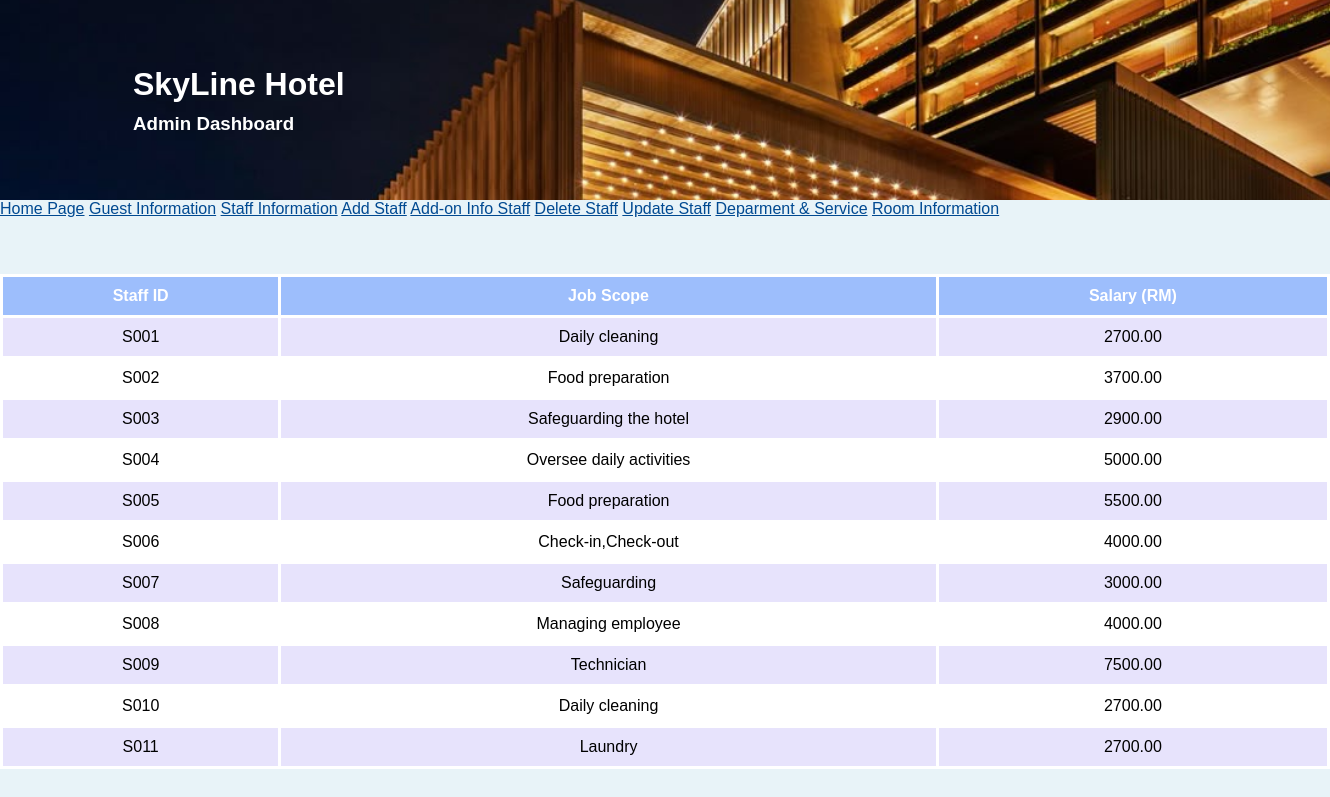
The app's page /service.php with its own data.
### tables this page shows
CREATE TABLE `service` (
  `StaffID` varchar(4) NOT NULL,
  `Scope` varchar(30) NOT NULL,
  `Salary` decimal(10,2) NOT NULL
);

### service.php (the view, shortened to what this page needs)
<!DOCTYPE html>
<html>
<head>
</head>
<?php
include 'index.php';
$sql = "SELECT * FROM service";
$result = $conn->query($sql);
if ($result->num_rows > 0) {
 echo "<table border='1'>
		<tr>
			<th>Staff ID</th>
			<th>Job Scope</th>
			<th>Salary (RM)</th>
		</tr>";
    while($row = $result->fetch_assoc()) {
        echo "<tr>
			<td> ". $row["StaffID"]. "</td>
			<td> ". $row["Scope"]. " </td>
			<td> ". $row["Salary"]. "</td>
	     </tr>";
    }
} else {
    echo "0 results";
}
?>
</body>
</html>

### style.css (style rules this page uses)
body { margin: 0; font-family: Arial, sans-serif; background-color: #e8f3f8; }
table { width: 100%; border-collapse: collapse; margin: 20px 0; font-size: 16px; text-align: center; }
table th { background-color: #9dbefc; color: #fff; padding: 10px; border: 3px solid #ffffff; }
table td { padding: 10px; border: 3px solid #ffffff; }
table tr:nth-child(even) { background-color: #e7e3fc; }
table tr:nth-child(odd) { background-color: #ffffff; }

### records on screen
service: StaffID "S001", Scope "Daily cleaning", Salary "2700.00"
service: StaffID "S002", Scope "Food preparation", Salary "3700.00"
service: StaffID "S003", Scope "Safeguarding the hotel", Salary "2900.00"
service: StaffID "S004", Scope "Oversee daily activities", Salary "5000.00"
service: StaffID "S005", Scope "Food preparation", Salary "5500.00"
service: StaffID "S006", Scope "Check-in,Check-out", Salary "4000.00"
service: StaffID "S007", Scope "Safeguarding", Salary "3000.00"
service: StaffID "S008", Scope "Managing employee", Salary "4000.00"
service: StaffID "S009", Scope "Technician", Salary "7500.00"
service: StaffID "S010", Scope "Daily cleaning", Salary "2700.00"
service: StaffID "S011", Scope "Laundry", Salary "2700.00"

### other values on screen
$skylinehotel "SkyLine Hotel"
